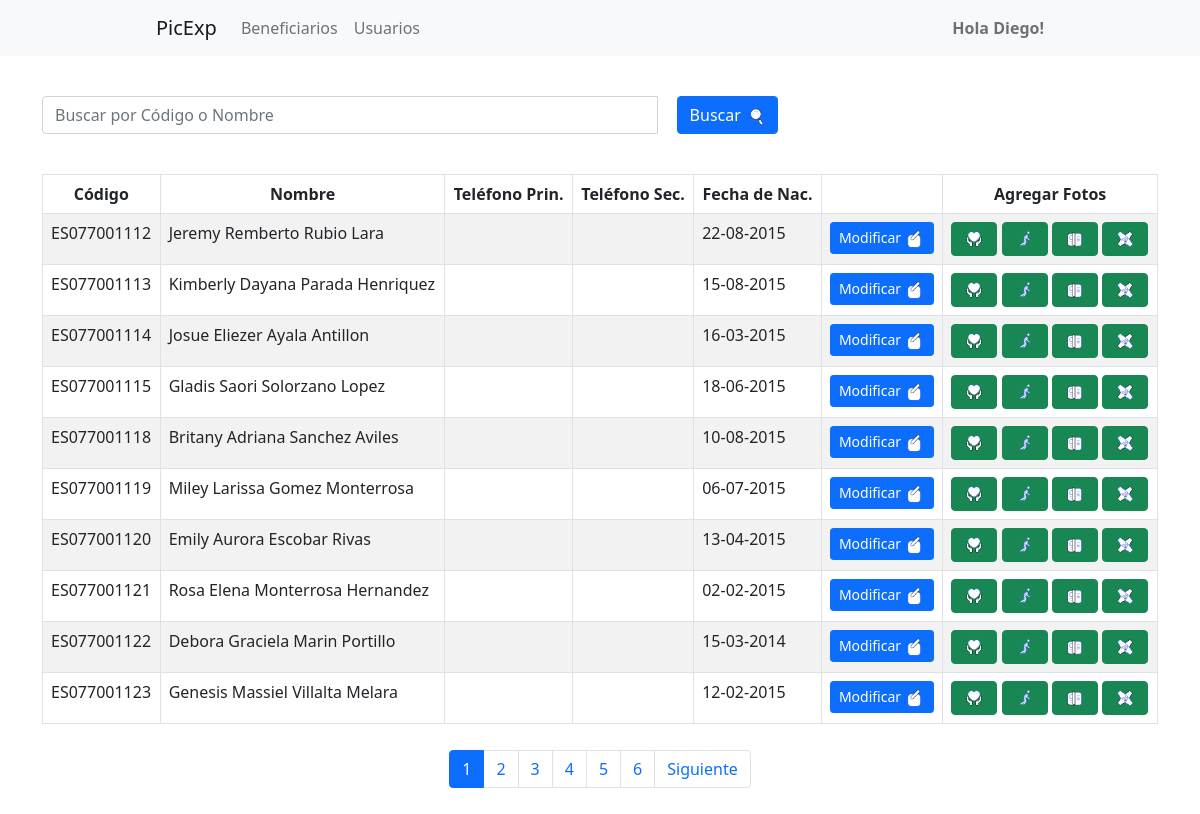
The page /beneficiario.php on the database as committed earlier.
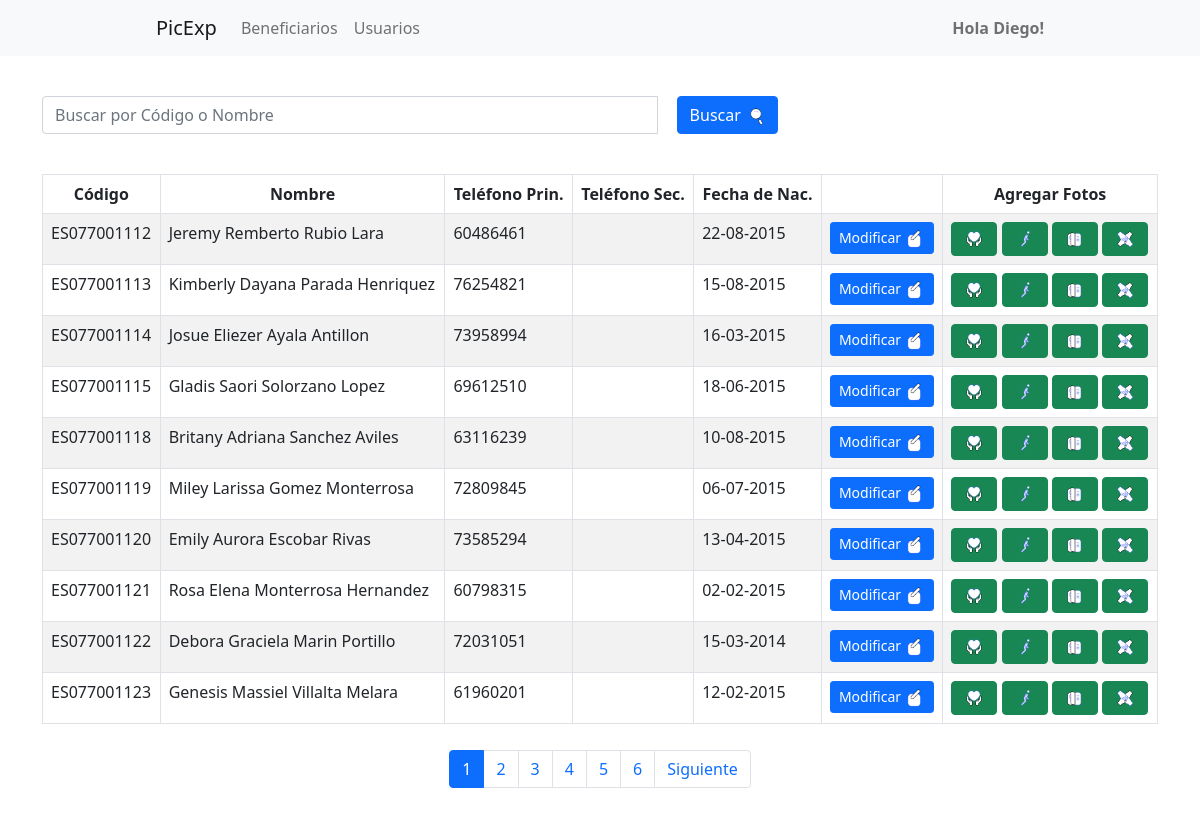
The same page on the database as committed later.
### tables this page shows
CREATE TABLE `beneficiario` (
  `Codigo_ben` varchar(11) NOT NULL,
  `Nombre_ben` varchar(80) NOT NULL,
  `Apellidos_ben` varchar(80) NOT NULL,
  `Telefono1_ben` varchar(9) DEFAULT NULL,
  `Telefono2_ben` varchar(9) DEFAULT NULL,
  `Fechanac_ben` date NOT NULL,
  `Id_usu` int(11) NOT NULL
);

### beneficiario.php (the view, shortened to what the changed rows need)
<?php
include 'head.php';
include 'navbar.php';
$objeto = new Conexion();
$conexion = $objeto->Conectar();
$Id_usu = $_SESSION["ss_id_usuario"];
$terminoBusqueda = isset($_GET['buscar']) ? $_GET['buscar'] : '';
$registrosPorPagina = 10;
$paginaActual = isset($_GET['pagina']) ? (int)$_GET['pagina'] : 1;
$offset = ($paginaActual - 1) * $registrosPorPagina;
$consulta = "SELECT Codigo_ben, Nombre_ben, Apellidos_ben, Telefono1_ben, Telefono2_ben, DATE_FORMAT(Fechanac_ben, '%d-%m-%Y') AS Fechanac_ben_for
             FROM beneficiario
             WHERE Id_usu = :Id_usu AND (Codigo_ben LIKE :termino OR Nombre_ben LIKE :termino)
             LIMIT :offset, :registros";
$resultado = $conexion->prepare($consulta);
$resultado->bindParam(':Id_usu', $Id_usu, PDO::PARAM_STR);
$resultado->bindValue(':termino', "%$terminoBusqueda%", PDO::PARAM_STR);
$resultado->bindValue(':offset', $offset, PDO::PARAM_INT);
$resultado->bindValue(':registros', $registrosPorPagina, PDO::PARAM_INT);
$resultado->execute();
$data = $resultado->fetchAll(PDO::FETCH_ASSOC);
?>
<br>
<br>
<div class="container">
    <div class="row">
        <div class="col-lg-12">
            <div class="table-responsive">
                <table id="tablaPersonas" class="table table-striped table-bordered table-condensed" style="width:100%">
                    <thead class="text-center">
                        <tr>
                            <th>Código</th>
                            <th>Nombre</th>
                            <th>Teléfono Prin.</th>
                            <th>Teléfono Sec.</th>
                            <th>Fecha de Nac.</th>
                            <th></th>
                            <th>Agregar Fotos</th>
                        </tr>
                    </thead>
                    <tbody>
                        <?php foreach ($data as $dat) { ?>
                            <tr>
                                <td><?php echo $dat['Codigo_ben'] ?></td>
                                <td><?php echo $dat['Nombre_ben'] . " " . $dat['Apellidos_ben']; ?></td>
                                <td><?php echo $dat['Telefono1_ben'] ?></td>
                                <td><?php echo $dat['Telefono2_ben'] ?></td>
                                <td><?php echo $dat['Fechanac_ben_for'] ?></td>
                                <td>
                                    <button id="Modificar" type="button" class="btn btn-primary btn-sm" data-bs-toggle="modal" data-bs-target="#exampleModal" data-codigo="<?php echo $dat['Codigo_ben']; ?>">Modificar
                                        <img src="icons/modificar.gif" alt="modificar" width="20" height="20">
                                    </button>
                                </td>
                                <td>
                                    <button id="espiritual" type="button" data-bs-toggle="tooltip" data-bs-placement="top" title="Espiritual" class="btn btn-success agregar-foto" data-codigo="<?php echo $dat['Codigo_ben']; ?>" data-area="espiritual">
                                        <img src="icons/espiritual.gif" alt="Espiritual" width="20" height="20">
                                    </button>
                                    <button id="fisica" type="button" data-bs-toggle="tooltip" data-bs-placement="top" title="Física" class="btn btn-success agregar-foto" data-codigo="<?php echo $dat['Codigo_ben']; ?>" data-area="fisica">
                                        <img src="icons/fisica.gif" alt="Física" width="20" height="20">
                                    </button>
                                    <button id="cognitiva" type="button" data-bs-toggle="tooltip" data-bs-placement="top" title="Cognitiva" class="btn btn-success agregar-foto" data-codigo="<?php echo $dat['Codigo_ben']; ?>" data-area="cognitiva">
                                        <img src="icons/cognitiva.gif" alt="Cognitiva" width="20" height="20">
                                    </button>
                                    <button id="socioemocional" type="button" data-bs-toggle="tooltip" data-bs-placement="top" title="Socioemocional" class="btn btn-success agregar-foto" data-codigo="<?php echo $dat['Codigo_ben']; ?>" data-area="socioemocional">
                                        <img src="icons/socioemocional.gif" alt="Socioemocional" width="20" height="20">
                                    </button>
                                </td>
                            </tr>
                        <?php } ?>
                    </tbody>
                </table>
            </div>
        </div>
    </div>
</div>
<?php include 'footer.php'; ?>

Rows that differ between the two databases and show on the page:
changed beneficiario "ES077001112": Telefono1_ben (not shown) → "60486461"
changed beneficiario "ES077001113": Telefono1_ben (not shown) → "76254821"
changed beneficiario "ES077001114": Telefono1_ben (not shown) → "73958994"
changed beneficiario "ES077001115": Telefono1_ben (not shown) → "69612510"
changed beneficiario "ES077001118": Telefono1_ben (not shown) → "63116239"
changed beneficiario "ES077001119": Telefono1_ben (not shown) → "72809845"
changed beneficiario "ES077001120": Telefono1_ben (not shown) → "73585294"
changed beneficiario "ES077001121": Telefono1_ben (not shown) → "60798315"
changed beneficiario "ES077001122": Telefono1_ben (not shown) → "72031051"
changed beneficiario "ES077001123": Telefono1_ben (not shown) → "61960201"
